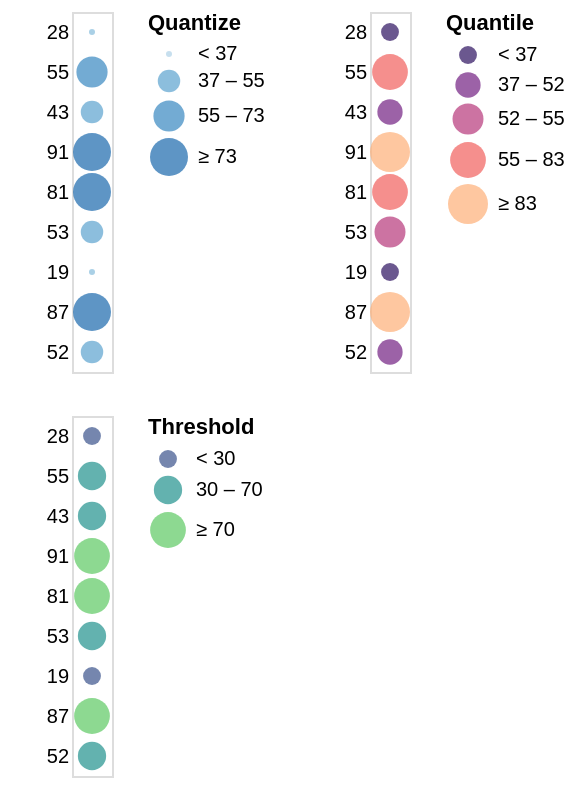

Vega-Lite specification stored for this chart:
### Vega specification from a JSON file in a GitHub repository (floating-point values rounded to 4 significant figures)
{"$schema": "https://vega.github.io/schema/vega/v5.json", "description": "Horizontally concatenated charts that show different types of discretizing scales.", "autosize": "pad", "padding": 5, "data": [{"name": "source_0", "values": [{"a": "A", "b": 28}, {"a": "B", "b": 55}, {"a": "C", "b": 43}, {"a": "D", "b": 91}, {"a": "E", "b": 81}, {"a": "F", "b": 53}, {"a": "G", "b": 19}, {"a": "H", "b": 87}, {"a": "I", "b": 52}]}], "signals": [{"name": "concat_0_width", "value": 20}, {"name": "concat_0_y_step", "value": 20}, {"name": "concat_0_height", "update": "bandspace(domain('concat_0_y').length, 1, 0.5) * concat_0_y_step"}, {"name": "concat_1_width", "value": 20}, {"name": "concat_1_y_step", "value": 20}, {"name": "concat_1_height", "update": "bandspace(domain('concat_1_y').length, 1, 0.5) * concat_1_y_step"}, {"name": "concat_2_width", "value": 20}, {"name": "concat_2_y_step", "value": 20}, {"name": "concat_2_height", "update": "bandspace(domain('concat_2_y').length, 1, 0.5) * concat_2_y_step"}], "layout": {"padding": {"row": 20, "column": 20}, "bounds": "full", "align": "each", "columns": 2}, "marks": [{"type": "group", "name": "concat_0_group", "style": "cell", "encode": {"update": {"width": {"signal": "concat_0_width"}, "height": {"signal": "concat_0_height"}}}, "marks": [{"name": "concat_0_marks", "type": "symbol", "style": ["circle"], "from": {"data": "source_0"}, "encode": {"update": {"opacity": {"value": 0.7}, "fill": [{"test": "datum[\"b\"] === null || isNaN(datum[\"b\"])", "value": null}, {"scale": "concat_0_color", "field": "b"}], "tooltip": {"signal": "{\"b\": ''+datum[\"b\"], \"Quantize\": format(datum[\"b\"], \"\")}"}, "x": {"signal": "concat_0_width", "mult": 0.5}, "y": {"scale": "concat_0_y", "field": "b"}, "size": {"scale": "concat_0_size", "field": "b"}, "shape": {"value": "circle"}}}}], "axes": [{"scale": "concat_0_y", "orient": "left", "grid": false, "domain": false, "ticks": false, "zindex": 1}], "legends": [{"title": "Quantize", "fill": "concat_0_color", "gradientLength": {"signal": "clamp(concat_0_height, 64, 200)"}, "encode": {"symbols": {"update": {"shape": {"value": "circle"}, "opacity": {"value": 0.7}}}}, "size": "concat_0_size"}]}, {"type": "group", "name": "concat_1_group", "style": "cell", "encode": {"update": {"width": {"signal": "concat_1_width"}, "height": {"signal": "concat_1_height"}}}, "marks": [{"name": "concat_1_marks", "type": "symbol", "style": ["circle"], "from": {"data": "source_0"}, "encode": {"update": {"opacity": {"value": 0.7}, "fill": [{"test": "datum[\"b\"] === null || isNaN(datum[\"b\"])", "value": null}, {"scale": "concat_1_color", "field": "b"}], "tooltip": {"signal": "{\"b\": ''+datum[\"b\"], \"Quantile\": format(datum[\"b\"], \"d\")}"}, "x": {"signal": "concat_1_width", "mult": 0.5}, "y": {"scale": "concat_1_y", "field": "b"}, "size": {"scale": "concat_1_size", "field": "b"}, "shape": {"value": "circle"}}}}], "axes": [{"scale": "concat_1_y", "orient": "left", "grid": false, "domain": false, "ticks": false, "zindex": 1}], "legends": [{"format": "d", "title": "Quantile", "fill": "concat_1_color", "gradientLength": {"signal": "clamp(concat_1_height, 64, 200)"}, "labelOverlap": "greedy", "encode": {"symbols": {"update": {"shape": {"value": "circle"}, "opacity": {"value": 0.7}}}}, "size": "concat_1_size"}]}, {"type": "group", "name": "concat_2_group", "style": "cell", "encode": {"update": {"width": {"signal": "concat_2_width"}, "height": {"signal": "concat_2_height"}}}, "marks": [{"name": "concat_2_marks", "type": "symbol", "style": ["circle"], "from": {"data": "source_0"}, "encode": {"update": {"opacity": {"value": 0.7}, "fill": [{"test": "datum[\"b\"] === null || isNaN(datum[\"b\"])", "value": null}, {"scale": "concat_2_color", "field": "b"}], "tooltip": {"signal": "{\"b\": ''+datum[\"b\"], \"Threshold\": format(datum[\"b\"], \"\")}"}, "x": {"signal": "concat_2_width", "mult": 0.5}, "y": {"scale": "concat_2_y", "field": "b"}, "size": {"scale": "concat_2_size", "field": "b"}, "shape": {"value": "circle"}}}}], "axes": [{"scale": "concat_2_y", "orient": "left", "grid": false, "domain": false, "ticks": false, "zindex": 1}], "legends": [{"title": "Threshold", "fill": "concat_2_color", "gradientLength": {"signal": "clamp(concat_2_height, 64, 200)"}, "labelOverlap": "greedy", "encode": {"symbols": {"update": {"shape": {"value": "circle"}, "opacity": {"value": 0.7}}}}, "size": "concat_2_size"}]}], "scales": [{"name": "concat_0_y", "type": "point", "domain": {"data": "source_0", "field": "b"}, "range": {"step": {"signal": "concat_0_y_step"}}, "padding": 0.5}, {"name": "concat_0_color", "type": "quantize", "domain": {"data": "source_0", "field": "b"}, "range": "ramp", "zero": true, "interpolate": "hcl"}, {"name": "concat_0_size", "type": "quantize", "domain": {"data": "source_0", "field": "b"}, "range": {"signal": "sequence(9, 361 + (361 - 9) / (4 - 1), (361 - 9) / (4 - 1))"}, "zero": false}, {"name": "concat_1_y", "type": "point", "domain": {"data": "source_0", "field": "b"}, "range": {"step": {"signal": "concat_1_y_step"}}, "padding": 0.5}, {"name": "concat_1_color", "type": "quantile", "domain": {"data": "source_0", "field": "b"}, "range": {"scheme": "magma"}, "interpolate": "hcl"}, {"name": "concat_1_size", "type": "quantile", "domain": {"data": "source_0", "field": "b"}, "range": [80, 160, 240, 320, 400]}, {"name": "concat_2_y", "type": "point", "domain": {"data": "source_0", "field": "b"}, "range": {"step": {"signal": "concat_2_y_step"}}, "padding": 0.5}, {"name": "concat_2_color", "type": "threshold", "domain": [30, 70], "range": {"scheme": "viridis"}, "interpolate": "hcl"}, {"name": "concat_2_size", "type": "threshold", "domain": [30, 70], "range": [80, 200, 320]}], "config": {"axisY": {"minExtent": 30}}}
